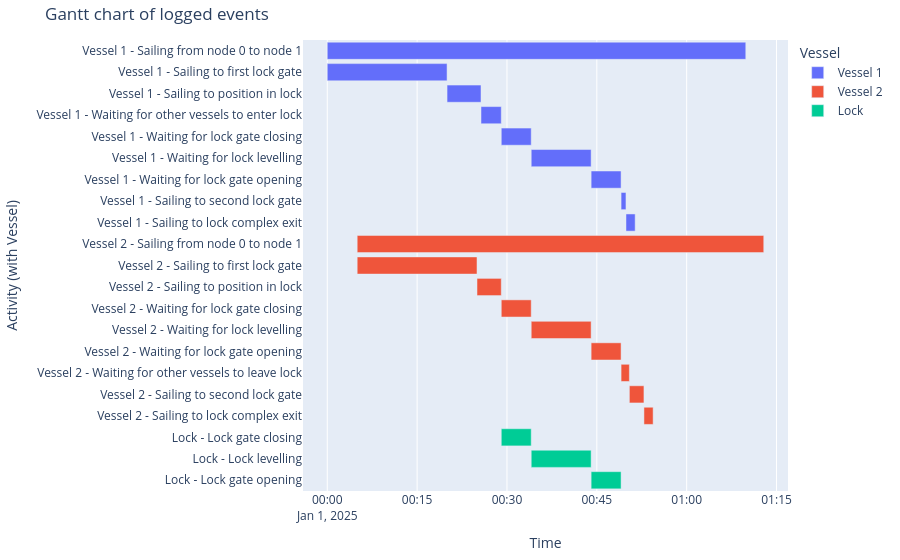

Notebook source saved alongside this figure:
### Markdown cell above
##### Event chart
As does the event chart.

### Code cell
df_eventtable = logbook2eventtable([vessel_1, vessel_2, lock_chamber])
generate_vessel_gantt_chart(df_eventtable)

### Figure 1 — Plotly figure (JSON) as saved in the notebook; plotly's stock layout.template omitted (floating-point values rounded to 4 significant figures)
{"data": [{"base": ["2025-01-01T00:00:00.000000", "2025-01-01T00:00:00.000000", "2025-01-01T00:20:00.000000", "2025-01-01T00:25:40.000000", "2025-01-01T00:29:03.000000", "2025-01-01T00:34:03.000000", "2025-01-01T00:44:03.000000", "2025-01-01T00:49:03.000000", "2025-01-01T00:49:52.000000"], "hovertemplate": "object name=Vessel 1<br>start time=%{base}<br>stop time=%{x}<br>activity label=%{y}<extra></extra>", "legendgroup": "Vessel 1", "marker": {"color": "#636efa", "pattern": {"shape": ""}}, "name": "Vessel 1", "orientation": "h", "showlegend": true, "textposition": "auto", "type": "bar", "x": [4192000, 1200000, 340000, 203000, 300000, 600000, 300000, 49000, 92000], "xaxis": "x", "y": ["Vessel 1 - Sailing from node 0 to node 1", "Vessel 1 - Sailing to first lock gate", "Vessel 1 - Sailing to position in lock", "Vessel 1 - Waiting for other vessels to enter lock", "Vessel 1 - Waiting for lock gate closing", "Vessel 1 - Waiting for lock levelling", "Vessel 1 - Waiting for lock gate opening", "Vessel 1 - Sailing to second lock gate", "Vessel 1 - Sailing to lock complex exit"], "yaxis": "y"}, {"base": ["2025-01-01T00:05:00.000000", "2025-01-01T00:05:00.000000", "2025-01-01T00:25:00.000000", "2025-01-01T00:29:03.000000", "2025-01-01T00:34:03.000000", "2025-01-01T00:44:03.000000", "2025-01-01T00:49:03.000000", "2025-01-01T00:50:26.000000", "2025-01-01T00:52:52.000000"], "hovertemplate": "object name=Vessel 2<br>start time=%{base}<br>stop time=%{x}<br>activity label=%{y}<extra></extra>", "legendgroup": "Vessel 2", "marker": {"color": "#EF553B", "pattern": {"shape": ""}}, "name": "Vessel 2", "orientation": "h", "showlegend": true, "textposition": "auto", "type": "bar", "x": [4072000, 1200000, 243000, 300000, 600000, 300000, 83000, 146000, 92000], "xaxis": "x", "y": ["Vessel 2 - Sailing from node 0 to node 1", "Vessel 2 - Sailing to first lock gate", "Vessel 2 - Sailing to position in lock", "Vessel 2 - Waiting for lock gate closing", "Vessel 2 - Waiting for lock levelling", "Vessel 2 - Waiting for lock gate opening", "Vessel 2 - Waiting for other vessels to leave lock", "Vessel 2 - Sailing to second lock gate", "Vessel 2 - Sailing to lock complex exit"], "yaxis": "y"}, {"base": ["2025-01-01T00:29:03.000000", "2025-01-01T00:34:03.000000", "2025-01-01T00:44:03.000000"], "hovertemplate": "object name=Lock<br>start time=%{base}<br>stop time=%{x}<br>activity label=%{y}<extra></extra>", "legendgroup": "Lock", "marker": {"color": "#00cc96", "pattern": {"shape": ""}}, "name": "Lock", "orientation": "h", "showlegend": true, "textposition": "auto", "type": "bar", "x": [300000, 600000, 300000], "xaxis": "x", "y": ["Lock - Lock gate closing", "Lock - Lock levelling", "Lock - Lock gate opening"], "yaxis": "y"}], "layout": {"barmode": "overlay", "legend": {"title": {"text": "Vessel"}, "tracegroupgap": 0}, "margin": {"b": 20, "l": 20, "r": 20, "t": 40}, "title": {"text": "Gantt chart of logged events"}, "xaxis": {"anchor": "y", "domain": [0, 1], "title": {"text": "Time"}, "type": "date"}, "yaxis": {"anchor": "x", "autorange": "reversed", "domain": [0, 1], "title": {"text": "Activity (with Vessel)"}}}}
